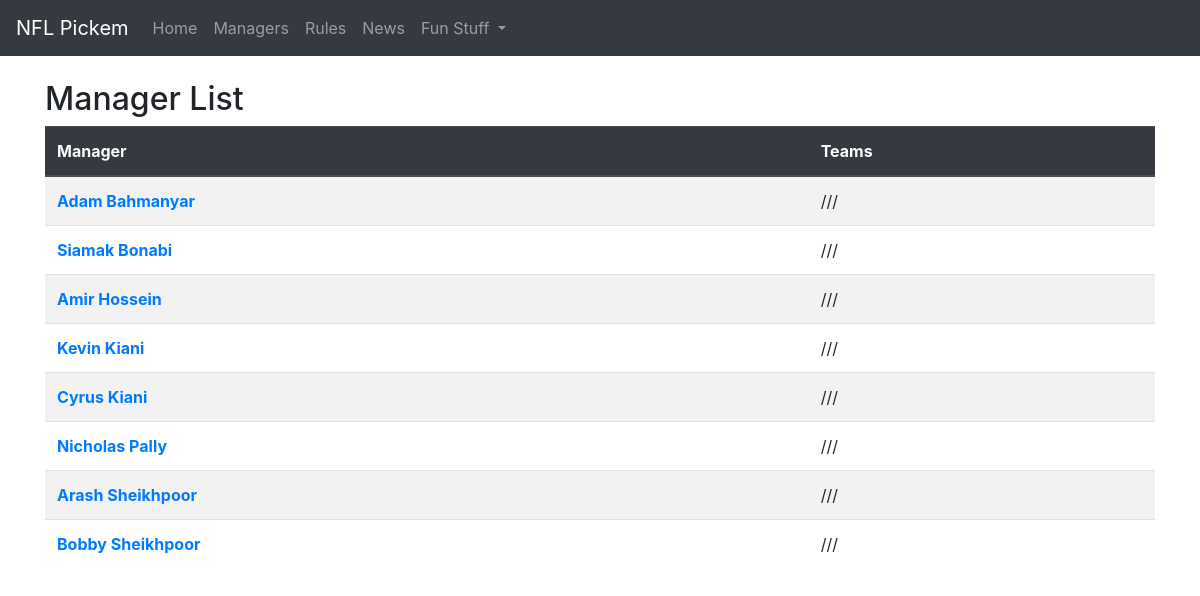
The page /teams/ on the database as committed earlier.
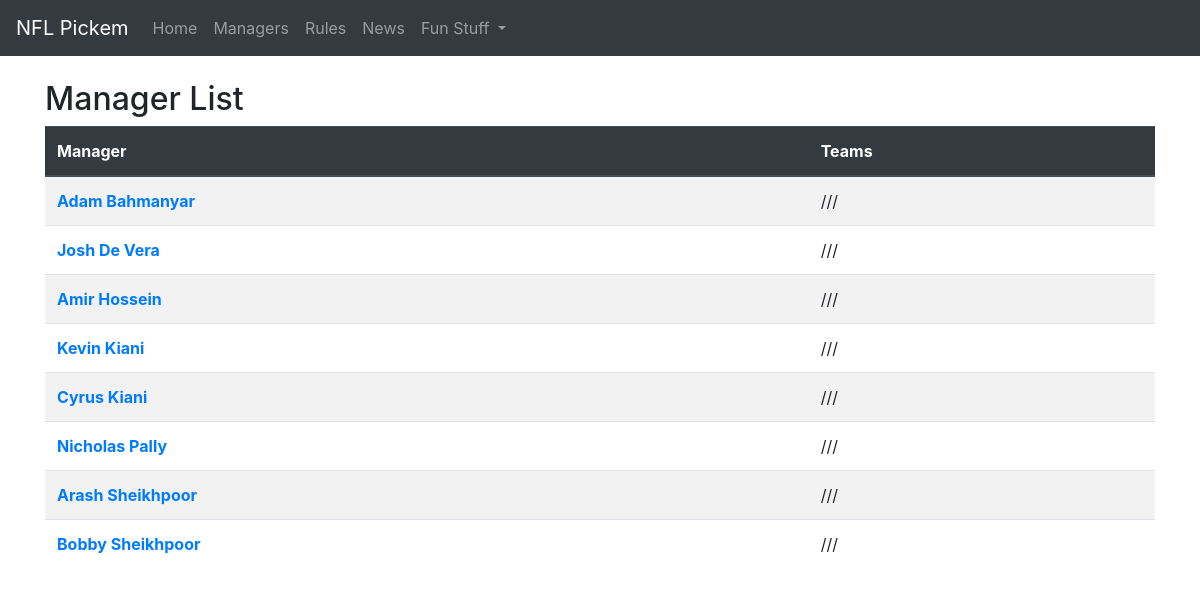
The same page on the database as committed later.
### teams/models.py (models this page shows, shortened)
class Team(models.Model):
    manager = models.OneToOneField(
        'Manager', on_delete=models.CASCADE)
    team1 = models.CharField(
        max_length=3, choices=TEAM_CHOICES, blank=True)
    team2 = models.CharField(
        max_length=3, choices=TEAM_CHOICES, blank=True)
    team3 = models.CharField(
        max_length=3, choices=TEAM_CHOICES, blank=True)
    team4 = models.CharField(
        max_length=3, choices=TEAM_CHOICES, blank=True)
    class Meta:
        ordering = ["manager__last_name"]

class Manager(models.Model):
    first_name = models.CharField(max_length=50)
    last_name = models.CharField(max_length=50)
    def get_name(self):
        return self.first_name + " " + self.last_name

### teams/views.py (the view)
# urls.py: path('teams/', TeamListView.as_view(), name='team-list'),
class TeamListView(ListView):
    model = Team
    template_name = 'team_list.html'

### templates/team_list.html (shortened to what this page needs)
{% extends 'base.html' %}
{% block content %}
    <h2>Manager List</h2>
    <table class="table table-striped">
        <thead class="thead-dark">
            <tr>
                <th scope="col">Manager</th>
                <th scope="col">Teams</th>
            </tr>
        </thead>
        <tbody>
          {% for team in object_list %}
            <tr>
            <th scope='row'><a href="{% url 'team-detail' team.pk %}">{{ team.manager.get_name }}</a></td>
            <td>{{ team.team1}}/{{ team.team2}}/{{ team.team3}}/{{ team.team4}}</td>
            </tr>
          {% endfor %}
        </tbody>
    </table>
{% endblock content %}

Rows that differ between the two databases and show on the page:
removed Team: manager.get_name "Siamak Bonabi"
added Team: manager.get_name "Josh De Vera"
